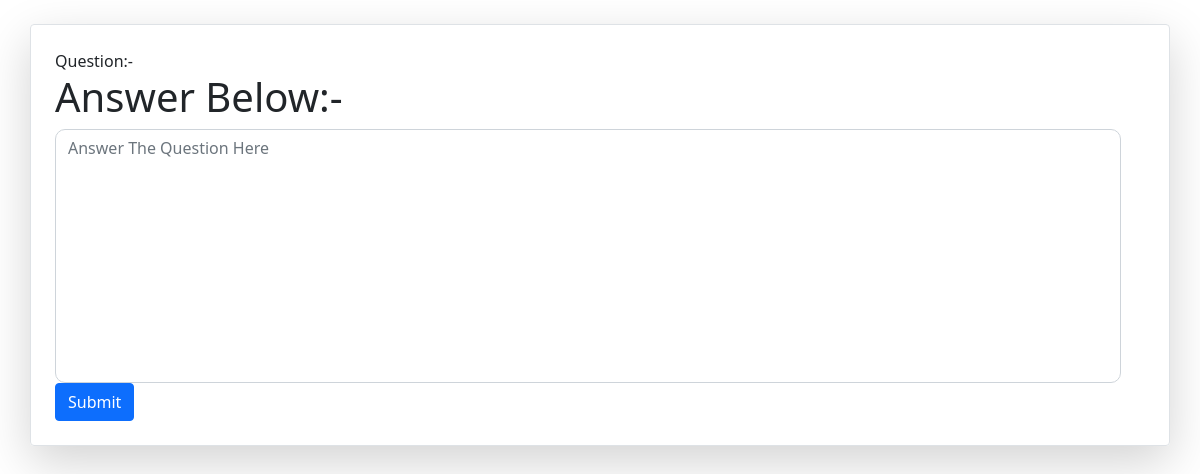
Before: /first with the older database file.
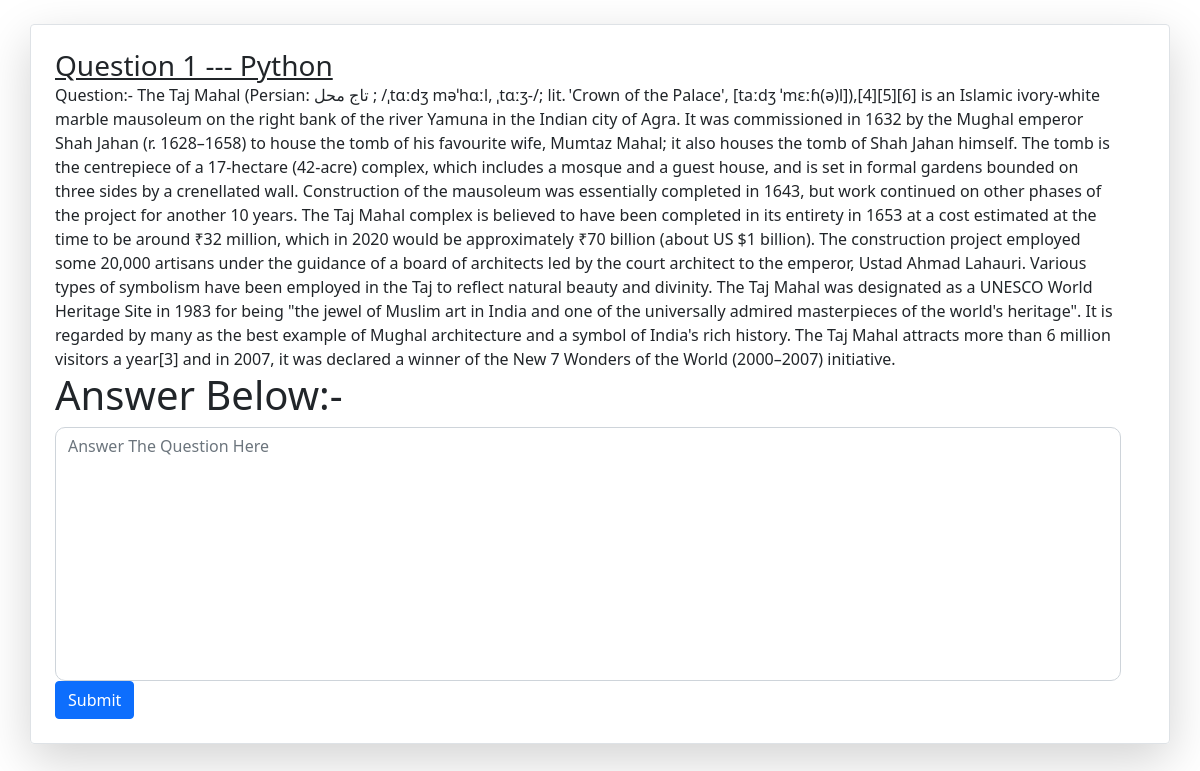
After: the same page with the newer database file.
### myapp/models.py (models this page shows, shortened)
class Challenge(models.Model):
    sno = models.AutoField(primary_key= True)
    title = models.CharField(max_length=255)
    link=models.CharField(max_length=130)
    content=models.TextField()

### myapp/views.py (the view)
# urls.py: path('<str:link>', views.quizcontent, name='quizcontent'),
def quizcontent(request, link):
    ques= Challenge.objects.filter(link= link).first()
    Anss= Answer.objects.filter(ques=ques)
    context={'ques' : ques, 'Anss' : Anss}
    return render(request, "myapp/quizcontent.html", context)

### template/myapp/quizcontent.html (shortened to what this page needs)
<!DOCTYPE html>
<html lang="en">
  <head>
    <link href="https://cdn.jsdelivr.net/npm/bootstrap@5.1.3/dist/css/bootstrap.min.css" rel="stylesheet"
>
  </head>
  <body>
    {% load extras %}
    {% load humanize %}
    <div class="container my-3" id="content">
      <div class="row no-gutters border rounded overflow-hidden flex-md-row mb-4 shadow-lg h-md-250 my-4 position-relative">
        <div class="col p-4 d-flex flex-column position-static">
          <h3 class="mb-0"><u>{{ques.title}}</u></h3>
          <p class="card-text mb-auto">Question:- {{ques.content|safe}}</p>
          <form action="/PostAnswer" method="POST">
            <div class="form-group">
              <h1>Answer Below:-</h1>
              <textarea name="Ans" class="form-control" id="Ans" cols="170" rows="10" style="max-width:100%; resize:none; border-radius:10px"
                placeholder="Answer The Question Here"></textarea>
              </div>
              <button type="submit" class="btn btn-primary">Submit</button>
          </form>
        </div>
        <div class="col-auto d-none d-lg-block">
        </div>
      </div>
    </div>
</body>
</html>

Changed rows visible on the page:
added Challenge: title "Question 1 --- Python", content "The Taj Mahal (Persian: تاج محل ; /ˌtɑːdʒ məˈhɑːl, ˌtɑːʒ-/; lit. 'Crown of the Palace', [taːdʒ ˈmɛːɦ(ə)l]),[4][5][6] is an Islamic ivory-white marble mausoleum on the right bank of the river Yamuna in the Indian city of Agra. It was commissioned in 1632 by the Mughal emperor Shah Jahan (r. 1628–1658) to house the tomb of his favourite wife, Mumtaz Mahal; it also houses the tomb of Shah Jahan himself. The tomb is the centrepiece of a 17-hectare (42-acre) complex, which includes a mosque and a guest house, and is set in formal gardens bounded on three sides by a crenellated wall. Construction of the mausoleum was essentially completed in 1643, but work continued on other phases of the project…"
